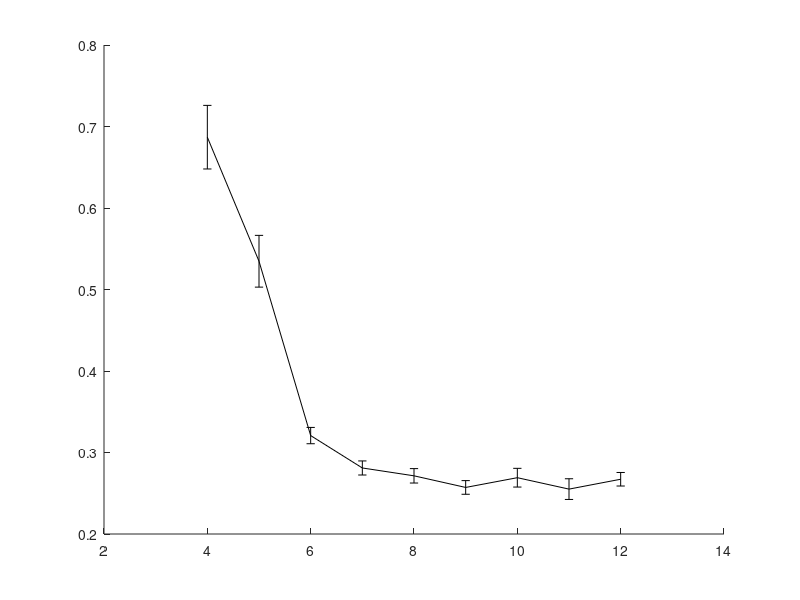

The MATLAB source for this figure: (Note: this script raises an error after producing the figure.)

% In all trials, d = 2.8
% last updated: 12/12/17

clear all
clc

d = 2.8;

%%
Dwo = load('Benchmark_RRT_envI_wo.txt'); 
Dwo = Dwo(Dwo(:,1)==1,:); 
t_wo = mean(Dwo(:,3));
clear Dwo

%%
planners = {'BiRRT','RRT'};
plannerType = planners{2};
switch plannerType
    case 'BiRRT'
        D = load('Benchmark_CBiRRT_envI_knn.txt');
        fprintf('Failures: \t%.1f\n', 100-sum(D(:,2))/size(D,1)*100);
        D = D(D(:,2)==1,:);
    case 'RRT'
        %D = load('Benchmark_RRT_envI_knn.txt'); 
        %D = load('Benchmark_RRT_envI_minTree.txt'); 
        %D = load('Benchmark_RRT_envI_nnR.txt'); 
        D = load('Benchmark_RRT_envI_dimpca.txt'); 
        fprintf('Failures: \t%.1f\n', 100-sum(D(:,2))/size(D,1)*100);
        D = D(D(:,2)==1,:); 
end

%%
disp(['Results for ' plannerType ':']);

%%
%%

r = sort(unique(D(:,1)));
for i = 1:length(r)
    M = D(D(:,1)==r(i), 1:end);
    t(i) = mean(M(:,4));
    t_ste(i) = std(M(:,4))/sqrt(size(M,1));
end

[tmin, im] = min(t);

%%
h = figure(1);
clf
errorbar(r,t,t_ste,'-k','linewidth',2);
hold on
plot(xlim, t_wo*[1 1], ':k','linewidth',2);
hold off
ylabel('mean runtime [msec]');
xlabel('k-nearest neighbors');
legend('w/ PCA','w/o PCA');

%%
fprintf('%d results for each k.\n', floor(size(D,1)/length(r)));
fprintf('k = %.1f provides the minimum runtime of: %.2f.\n', r(im), tmin);
fprintf('Best speed-up: %.2f.\n', t_wo/min(t));

